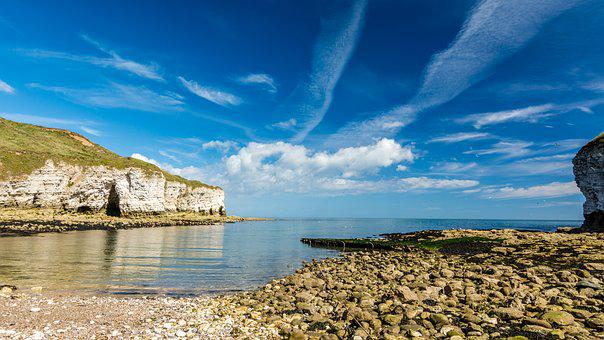
#> input picture Shells_or_Pebbles/Dataset/Pebbles/Pebbles (1011).jpg, 604 x 340 px, given in place of Pebbles, which was not available
$ jupyter execute --allow-errors Shells_or_Pebbles.ipynb
#> lines starting #> are read from the running program, lines starting #| are printed output that depends on the picture; pictures that were not available may be replaced by others from this repository, and a replacement may not be noted
[cell 1]
from google.colab import drive
drive.mount('/content/drive')

[cell 2]
import os
import cv2
import numpy as np
from sklearn.model_selection import train_test_split
from keras.models import Sequential
from keras.layers import Conv2D, MaxPooling2D, Flatten, Dense
from keras.utils import to_categorical

[cell 3]
dataset_path = '/content/drive/MyDrive/DIP/Shells_or_Pebbles'

[cell 4]
# Load images and labels from the dataset
def load_dataset():
    images = []
    labels = []
    for label in os.listdir(dataset_path):
        label_path = os.path.join(dataset_path, label)
        for image_file in os.listdir(label_path):
            image_path = os.path.join(label_path, image_file)
            image = cv2.imread(image_path)
#> image is the input picture: shape (340, 604, 3); mean B, G, R 145.5, 127.3, 88.9
            image = cv2.resize(image, (64, 64))  # Resize the image to a desired size
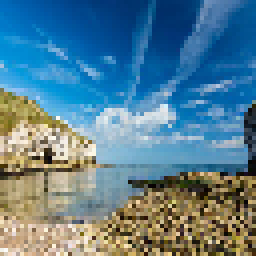
#> image: shape (64, 64, 3) (shown 4 times larger); mean B, G, R 144.9, 126.7, 88.3
            images.append(image)
            labels.append(label)
    return np.array(images), np.array(labels)

[cell 5]
# Extract color histogram features from images
def extract_color_histogram(image):
    hsv_image = cv2.cvtColor(image, cv2.COLOR_BGR2HSV)
    hist = cv2.calcHist([hsv_image], [0, 1, 2], None, [8, 8, 8], [0, 180, 0, 256, 0, 256])
    hist = cv2.normalize(hist, hist).flatten()
    return hist

[cell 6]
# Load the dataset
images, labels = load_dataset()

[cell 7]
labels

[cell 8]
# Extract color histogram features for each image
features = []
for image in images:
    hist = extract_color_histogram(image)
    features.append(hist)
features = np.array(features)

[cell 9]
# Reshape the features array to 2D
n_samples = features.shape[0]
#> n_samples = 3
features = features.reshape(n_samples, -1)

[cell 10]
#prev
print("Features shape:", features.shape)
#| Features shape: (3, 512)
print("Labels shape:", labels.shape)
#| Labels shape: (3,)

[cell 11]
#prev
y_train = (labels == 'Shells').astype(int)

[cell 12]
# Split the dataset into training and testing sets
X_train, X_test, y_train, y_test = train_test_split(features, labels, test_size=0.2, random_state=42)

[cell 13]
# Convert labels to binary format (0 or 1)
y_train = (y_train == 'Shells').astype(int)
y_test = (y_test == 'Pebbles').astype(int)

[cell 14]
# Reshape features for CNN input (convert 2D to 3D)
X_train = X_train.reshape(X_train.shape[0], 8, 8, 8, 1)
X_test = X_test.reshape(X_test.shape[0], 8, 8, 8, 1)

#> (a cell that did not finish here is left out)

[cell 16]
import tensorflow as tf
from tensorflow import keras
from tensorflow.keras import layers

# Define the CNN model
#> (the rest of this cell did not finish here and is left out)

#> (a cell that did not finish here is left out)

[cell 18]
# Predict a single image
def predict_single_image(image_path):
    image = cv2.imread(image_path)
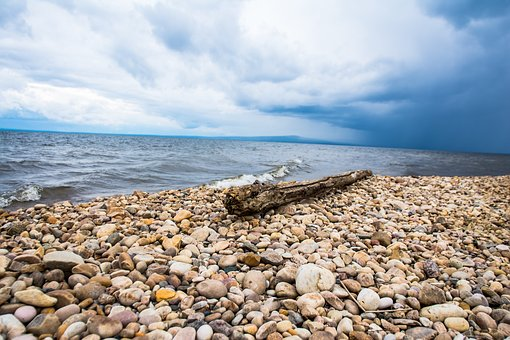
#> input picture Shells_or_Pebbles/Dataset/Pebbles/Pebbles (1016).jpg, 510 x 340 px, given in place of Pebbles (1).jpg, which was not available
#> image is the input picture: shape (340, 510, 3); mean B, G, R 169, 166, 163.8
    image = cv2.resize(image, (64, 64))  # Resize the image to a desired size
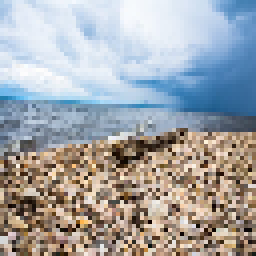
#> image: shape (64, 64, 3) (shown 4 times larger); mean B, G, R 168.7, 165.7, 163.5
    hist = extract_color_histogram(image)
#> hist = 512 values, max 0.734 at index 263, min 0 at index 0, mean 0.00827
    hist = hist.reshape(1, -1)
    hist = hist.reshape(1, 8, 8, 8, 1)  # Reshape for CNN input
    prediction = model.predict(hist)
    if prediction[0][0] >= 0.5:
        return 'Shells'
    else:
        return 'Pebbles'
